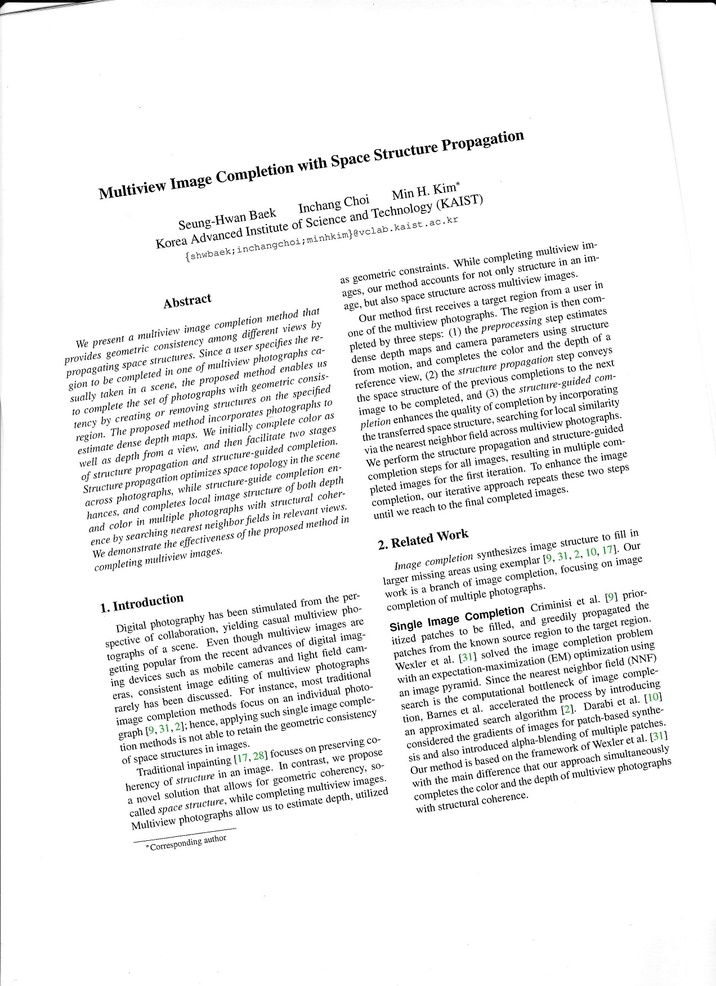
#> input picture Document skew estimation using Hough transform/doc.jpg, 716 x 986 px, shrunk from 1272 x 1752 before the run
$ python -i Task2.3D.py   (imports and definitions only)
#> lines starting #> are read from the running program, lines starting #| are printed output that depends on the picture; long printed decimals are rounded
import numpy as np
import cv2 as cv
import math
import statistics
from matplotlib import pyplot as plt
import time


def all_foreground_pixels(img):
#> called with img = 'doc.jpg'
    start = time.time()
    # Step 1
    doc = cv.imread(img, 0)
#> doc: shape (986, 716); min 0, max 255, mean 240.2
    # intensity value for each pixel is integer and ranges in [0, 255] where 0 represents BLACK and 255 represents WHITE
    threshold = 200
    ret, doc_bin = cv.threshold(doc, threshold, 255, cv.THRESH_BINARY)
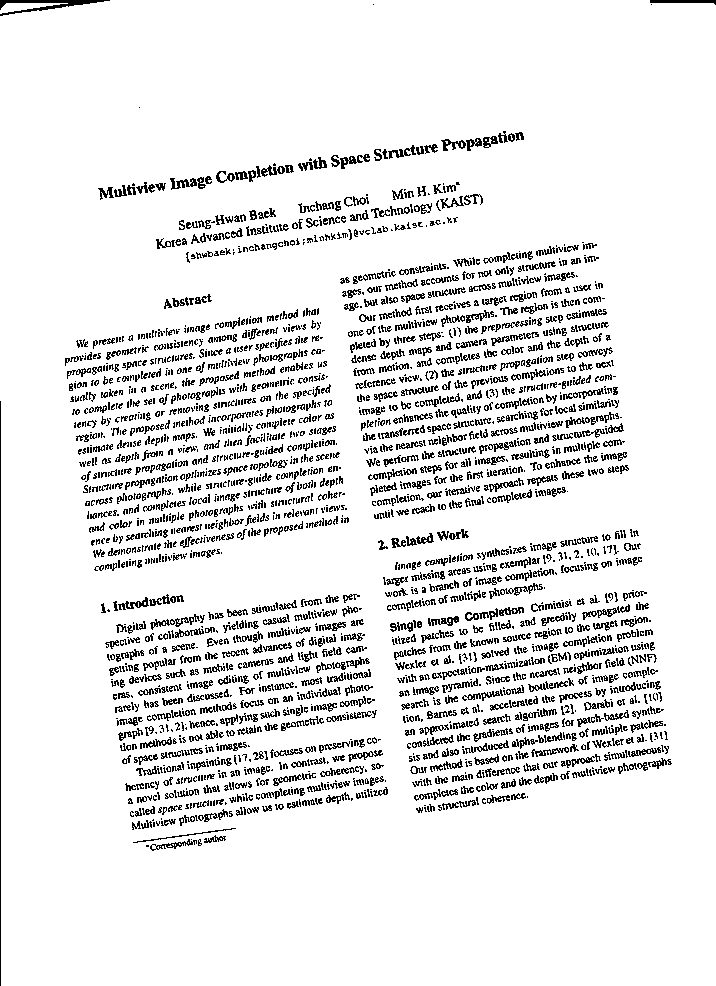
#> doc_bin: shape (986, 716); 90.4% white; black in thin lines or dots
#> ret = 200
    # Step 2
    doc_bin = 255 - doc_bin
#> doc_bin: shape (986, 716); 9.6% white in thin lines or dots
    plt.imshow(doc_bin, "gray")
    plt.show()
    # Step 3
    num_labels, labels_im = cv.connectedComponents(doc_bin)
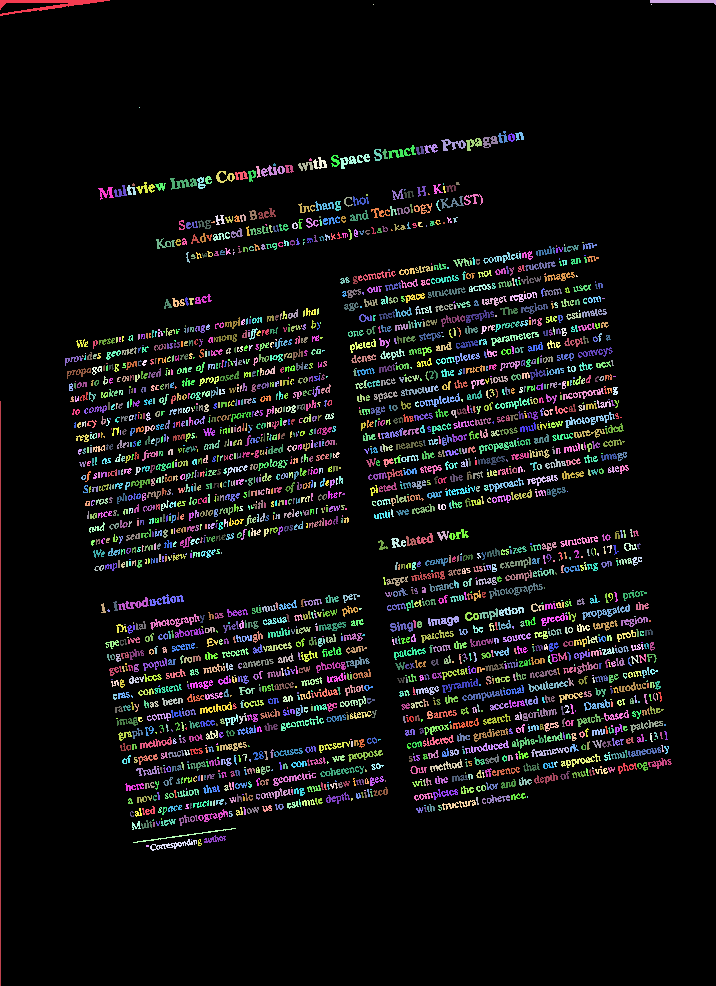
#> labels_im: shape (986, 716) int32; 2194 distinct labels, from 0 to 2193; one colour per label, 0 black
#> num_labels = 2194
    def ExtractConnectedComponents(num_labels, labels_im):
#> called with num_labels = 2194
        connected_components = [[] for i in range(0, num_labels)]
        height, width = labels_im.shape
#> height = 986; width = 716
        for i in range(0, height):
            for j in range(0, width):
                if labels_im[i, j] >= 0:
                    connected_components[labels_im[i, j]].append((j, i))
        return connected_components
    connected_components = ExtractConnectedComponents(num_labels, labels_im)
#> connected_components = 2194 items
    # Step 6
    distance_resolution = 1
    angular_resolution = math.pi/180
    density_threshold = 10
    # Step 7
    lines = cv.HoughLines(doc_bin, distance_resolution, angular_resolution, density_threshold)
    #print(lines)
    # Step 8
    angles_array = []
    for i in range(len(lines)):
        distance, angle = lines[i][0]
        angle = angle * 180 / math.pi
        # find the alpha of the line corresponding to the x -axis
        angle = 90 - angle
        angles_array.append(angle)
#> this loop made 20152 passes
#> (distance, angle) on passes 1 to 3: (0, 90), (548, 8), (482, 8)
#> after the loop, angles_array = 20152 items
        # print(angle)
    # Step 9
    median_angle = statistics.median(angles_array)
#> median_angle = 8
    print(median_angle)
#| 8.000
    print(-median_angle)
#| -8.000
    # rotate image
    height, width = doc.shape
#> height = 986; width = 716
    # column index varies in [0, width-1]
    c_x = (width - 1) / 2.0
#> c_x = 357.5
    # row index varies in [0, height-1]
    c_y = (height - 1) / 2.0
#> c_y = 492.5
    # A point is defined by x and y coordinate
    c = (c_x, c_y)
#> c = (357.5, 492.5)
    M = cv.getRotationMatrix2D(c, -median_angle, 1)
#> M = [[0.99, -0.139, 72.02], [0.139, 0.99, -44.96]]
    doc_deskewed = cv.warpAffine(doc, M, (width, height))
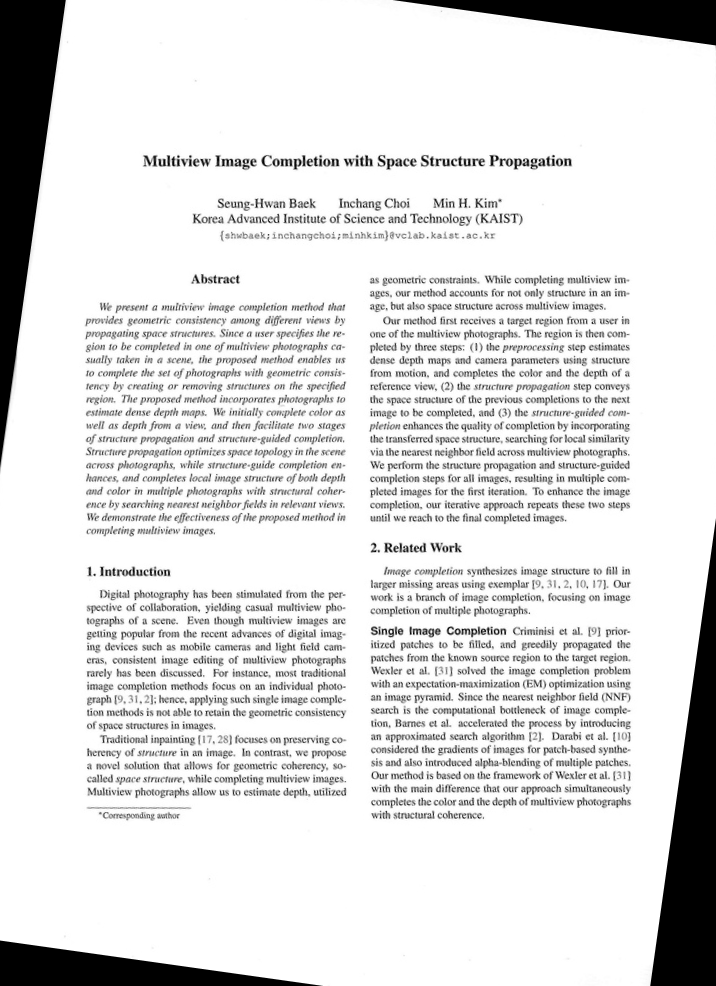
#> doc_deskewed: shape (986, 716); min 0, max 255, mean 224.1
    end = time.time()
    time_taken = end - start
    print("Time taken is {:.2f}s".format(time_taken))
    plt.imshow(doc_deskewed, 'gray')
    plt.show()

# [219 lines left out: functions center_x_y_coordintates, max_y_coor, not called in this run]
    # [10 lines of commented-out code are left out]

>>> result = all_foreground_pixels('doc.jpg')
